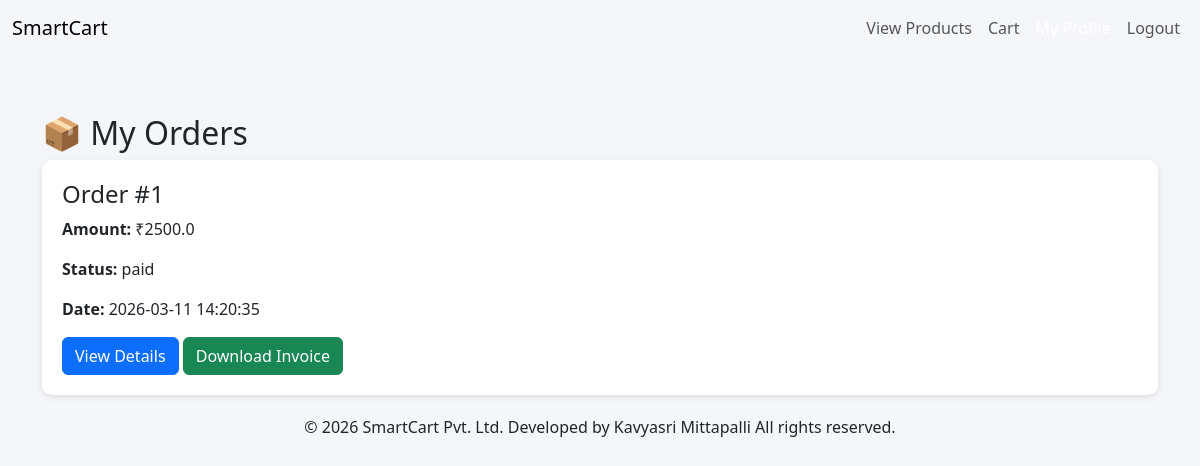
/user/my-orders (signed in), run on the app's committed database.
### tables this page shows
CREATE TABLE orders (
    order_id INTEGER PRIMARY KEY AUTOINCREMENT,
    user_id INTEGER NOT NULL,
    razorpay_order_id TEXT,
    razorpay_payment_id TEXT,
    amount REAL,
    payment_status TEXT,
    created_at DATETIME DEFAULT CURRENT_TIMESTAMP,
    address_id INTEGER,
    admin_id INTEGER,

    FOREIGN KEY(admin_id) REFERENCES admin(admin_id)
);

### app.py (the view)
@app.route('/user/my-orders')
def my_orders():
    if 'user_id' not in session:
        flash("Please login!", "danger")
        return redirect('/user-login')
    conn = get_db_connection()
    cursor = conn.cursor()
    cursor.execute("SELECT * FROM orders WHERE user_id=? ORDER BY created_at DESC", (session['user_id'],))
    orders = cursor.fetchall()
    cursor.close()
    conn.close()
    return render_template("user/my_orders.html", orders=orders)

### app.py (called while the page is built)
def get_db_connection():
    conn = sqlite3.connect(DATABASE)
    conn.row_factory = sqlite3.Row
    return conn

### templates/user/my_orders.html (shortened to what this page needs)
<!DOCTYPE html>
<html>
<head>
    <link rel="stylesheet" href="https://cdnjs.cloudflare.com/ajax/libs/font-awesome/6.5.0/css/all.min.css">
    <link href="https://cdn.jsdelivr.net/npm/bootstrap@5.3.3/dist/css/bootstrap.min.css" rel="stylesheet">
    <link rel="stylesheet" href="{{ url_for('static', filename='css/user_style.css') }}">
</head>
<body>
<nav class="navbar navbar-expand-lg navbar-custom fixed-top">
<div class="container-fluid">
<a class="navbar-brand" href="/user/products">SmartCart</a>
<div class="collapse navbar-collapse justify-content-end" id="navbarMenu">
<ul class="navbar-nav">
<li class="nav-item"><a href="/user/products" class="nav-link"> View Products</a></li>
<li class="nav-item"><a href="/user/cart" class="nav-link">Cart</a></li>
<li class="nav-item">
                <a href="/user/profile" class="nav-link text-white">My Profile</a>
            </li>
<li class="nav-item"><a href="/user-logout" class="nav-link logout">Logout</a></li>
</ul>
</div>
</div>
</nav>
<div class="container mt-4">
<h2>📦 My Orders</h2>
{% if orders|length == 0 %}
<p>You have not placed any orders yet.</p>
<a href="/user/products" class="btn btn-primary">Start Shopping</a>
{% else %}
{% for order in orders %}
<div class="order-card">
<h4>Order #{{ order.order_id }}</h4>
<p><strong>Amount:</strong> ₹{{ order.amount }}</p>
<p><strong>Status:</strong> {{ order.payment_status }}</p>
<p><strong>Date:</strong> {{ order.created_at }}</p>
<a href="/user/order-success/{{ order.order_id }}" class="btn btn-primary">View Details</a>
<a href="/user/download-invoice/{{ order.order_id }}" class="btn btn-success">Download Invoice</a>
</div>
{% endfor %}
{% endif %}
</div>
<footer class="footer text-center"> © 2026 SmartCart Pvt. Ltd.
Developed by Kavyasri Mittapalli
All rights reserved.
</footer>
</body>
</html>

### static/css/user_style.css (style rules this page uses)
body { background: url("../images/cart9.avif") no-repeat center center fixed; background-size: cover; margin: 0; padding: 0; }

### templates/user/my_orders.html (style rules this page uses)
body { padding-top:90px; background:#f4f6f9; }
.order-card { background:#fff; padding:20px; border-radius:10px; margin-bottom:20px; box-shadow:0 2px 6px rgba(0,0,0,0.1); }

### data on the page
orders: order_id "1", amount "2500.0", payment_status "paid", created_at "2026-03-11 14:20:35"
